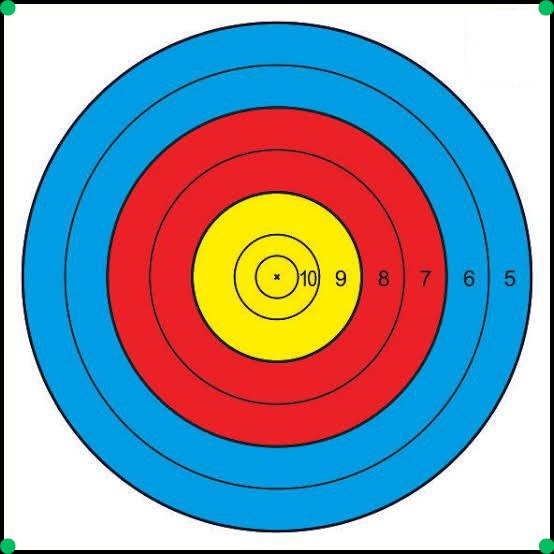
#> input picture image.png, 554 x 554 px, given in place of demo_raka.mp4, which was not available
$ python detect_color.py
#> lines starting #> are read from the running program, lines starting #| are printed output that depends on the picture; after the words box and inside, x2 and y2 are one past the last pixel; in counts of white or black regions, pixels touching at a corner belong together; pictures that were not available may be replaced by others from this repository, and a replacement may not be noted
import cv2
import numpy as np

def load_hsv_ranges(file_path):
#> called with file_path = 'param_tes/color1.txt'
    with open(file_path, 'r') as file:
#> (reads param_tes/color1.txt from the repository)
        lines = file.readlines()
        min_hue_temp = int(lines[0].split('=')[1])
        max_hue_temp = int(lines[1].split('=')[1])
        min_saturation_temp = int(lines[2].split('=')[1])
        max_saturation_temp = int(lines[3].split('=')[1])
        min_value_temp = int(lines[4].split('=')[1])
        max_value_temp = int(lines[5].split('=')[1])
    return min_hue_temp, max_hue_temp, min_saturation_temp, max_saturation_temp, min_value_temp, max_value_temp

def detect_color(hsv_frame, min_hue, max_hue, min_saturation, max_saturation, min_value, max_value):
    lower_bound = np.array([min_hue, min_saturation, min_value])
    upper_bound = np.array([max_hue, max_saturation, max_value])
    mask = cv2.inRange(hsv_frame, lower_bound, upper_bound)
    return mask

def main():
    min_hue_temp1, max_hue_temp1, min_saturation_temp1, max_saturation_temp1, min_value_temp1, max_value_temp1 = load_hsv_ranges("param_tes/color1.txt")
    min_hue_temp2, max_hue_temp2, min_saturation_temp2, max_saturation_temp2, min_value_temp2, max_value_temp2 = load_hsv_ranges("param_tes/color2.txt")
#> (reads param_tes/color2.txt from the repository)
    min_hue_temp3, max_hue_temp3, min_saturation_temp3, max_saturation_temp3, min_value_temp3, max_value_temp3 = load_hsv_ranges("param_tes/color3.txt")
#> (reads param_tes/color3.txt from the repository)
    min_hue_temp4, max_hue_temp4, min_saturation_temp4, max_saturation_temp4, min_value_temp4, max_value_temp4 = load_hsv_ranges("param_tes/color4.txt")
#> (reads param_tes/color4.txt from the repository)
    min_hue_temp5, max_hue_temp5, min_saturation_temp5, max_saturation_temp5, min_value_temp5, max_value_temp5 = load_hsv_ranges("param_tes/color5.txt")
    # min_hue_temp6, max_hue_temp6, min_saturation_temp6, max_saturation_temp6, min_value_temp6, max_value_temp6 = load_hsv_ranges("color6.txt")

    # Open camera
    cap = cv2.VideoCapture("demo_raka.mp4")

    while True:
        ret, frame = cap.read()
#> frame is the input picture: shape (554, 554, 3); mean B, G, R 165.9, 155, 144.6

        # Convert frame to HSV
        hsv_frame = cv2.cvtColor(frame, cv2.COLOR_BGR2HSV)
#> hsv_frame: shape (554, 554, 3); mean H, S, V 80.8, 161.4, 223

        # Detect color
        mask1 = detect_color(hsv_frame, min_hue_temp1, max_hue_temp1, min_saturation_temp1, max_saturation_temp1, min_value_temp1, max_value_temp1)
#> in detect_color, `mask = cv2.inRange(hsv_frame, lower_bound, upper_bound)`:
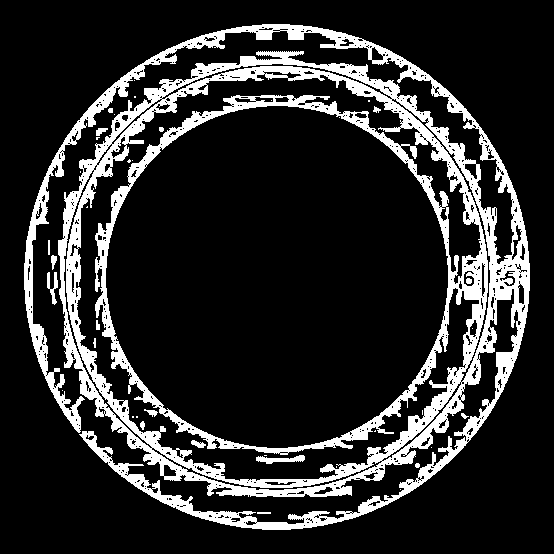
#> mask: shape (554, 554); 16.6% white; 39 white regions (21 under 20 px), largest, box (x1, y1, x2, y2) and area: (24, 24, 530, 530) 50001, (256, 455, 305, 464) 236, (47, 272, 58, 305) 167
        mask2 = detect_color(hsv_frame, min_hue_temp2, max_hue_temp2, min_saturation_temp2, max_saturation_temp2, min_value_temp2, max_value_temp2)
#> call 2 of detect_color, with min_hue = 0, max_hue = 179, min_saturation = 178, max_saturation = 233, min_value = 169, max_value = 250
#> in detect_color (call 2), `mask = cv2.inRange(hsv_frame, lower_bound, upper_bound)`:
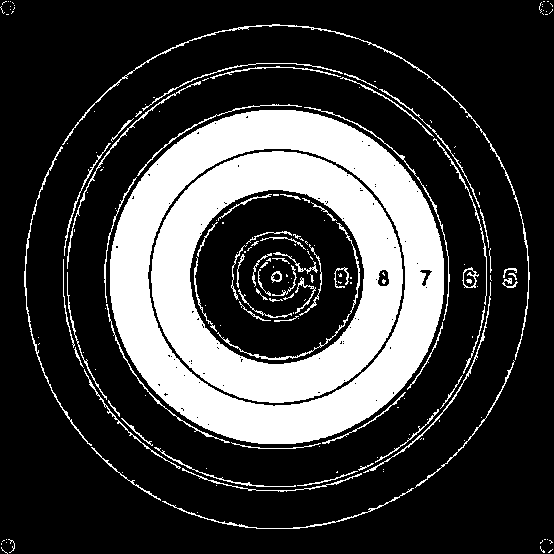
#> mask: shape (554, 554); 23.9% white; 188 white regions (117 under 20 px), largest, box (x1, y1, x2, y2) and area: (110, 110, 444, 444) 36195, (151, 151, 403, 403) 25875, (62, 24, 530, 360) 1201
        mask3 = detect_color(hsv_frame, min_hue_temp3, max_hue_temp3, min_saturation_temp3, max_saturation_temp3, min_value_temp3, max_value_temp3)
#> call 3 of detect_color, with min_hue = 19, max_hue = 30, min_saturation = 98, max_saturation = 222, min_value = 163, max_value = 255
#> in detect_color (call 3), `mask = cv2.inRange(hsv_frame, lower_bound, upper_bound)`:
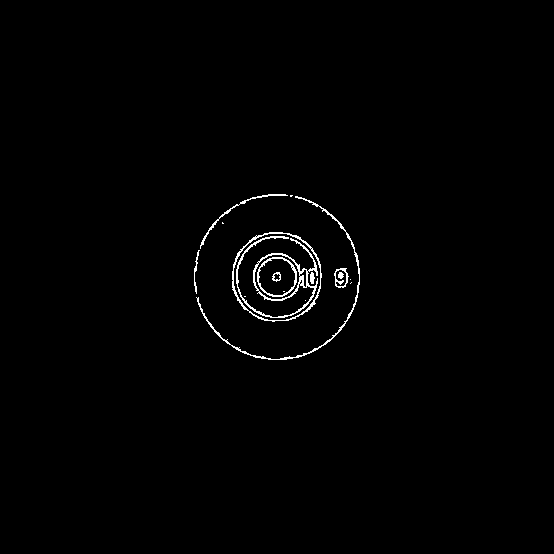
#> mask: shape (554, 554); 0.95% white in thin lines or dots, all inside (x1, y1, x2, y2) = (194, 194, 360, 360)
        mask4 = detect_color(hsv_frame, min_hue_temp4, max_hue_temp4, min_saturation_temp4, max_saturation_temp4, min_value_temp4, max_value_temp4)
#> call 4 of detect_color, with min_hue = 19, max_hue = 120, min_saturation = 7, max_saturation = 74, min_value = 126, max_value = 255
#> in detect_color (call 4), `mask = cv2.inRange(hsv_frame, lower_bound, upper_bound)`:
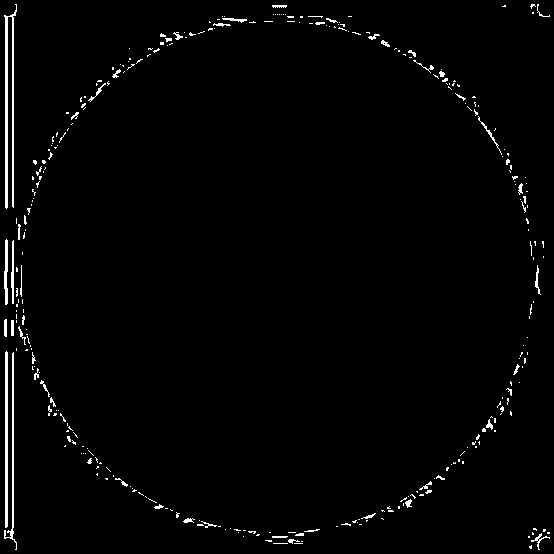
#> mask: shape (554, 554); 1.8% white in thin lines or dots
        mask5 = detect_color(hsv_frame, min_hue_temp5, max_hue_temp5, min_saturation_temp5, max_saturation_temp5, min_value_temp5, max_value_temp5)
#> in detect_color (call 5), `mask = cv2.inRange(hsv_frame, lower_bound, upper_bound)`: mask: shape (554, 554); every value is 0
        # mask6 = detect_color(hsv_frame, min_hue_temp6, max_hue_temp6, min_saturation_temp6, max_saturation_temp6, min_value_temp6, max_value_temp6)
        # combined_mask = cv2.bitwise_or(mask1, cv2.bitwise_or(mask2, cv2.bitwise_or(mask3, cv2.bitwise_or(mask4, cv2.bitwise_or(mask5, mask6)))))
        combined_mask = cv2.bitwise_or(mask1, cv2.bitwise_or(mask2, cv2.bitwise_or(mask3, cv2.bitwise_or(mask4, mask5))))
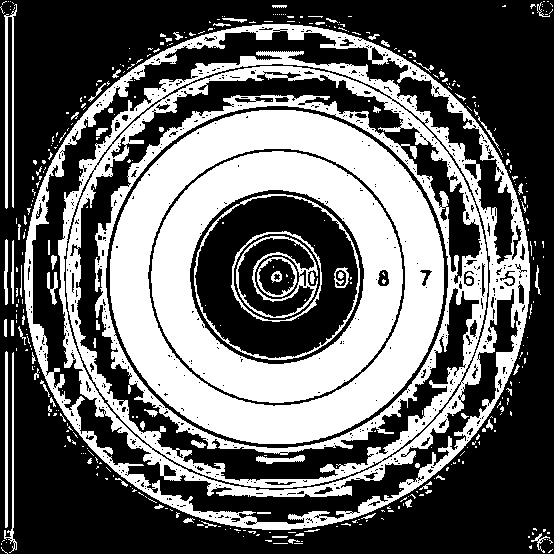
#> combined_mask: shape (554, 554); 39.9% white; 404 white regions (323 under 20 px), largest, box (x1, y1, x2, y2) and area: (24, 24, 530, 530) 50122, (110, 110, 444, 444) 36195, (151, 151, 403, 403) 25875
        arrow = cv2.bitwise_not(combined_mask)

        # Display result color
        cv2.imshow('Binary Mask1', mask1)
        cv2.imshow('Binary Mask2', mask2)
        cv2.imshow('Binary Mask3', mask3)
        cv2.imshow('Binary Mask4', mask4)
        cv2.imshow('Binary Mask5', mask5)
        # cv2.imshow('Binary Mask6', mask6)

        # Display result
        cv2.imshow('Combined Masks', combined_mask)
        cv2.imshow('arrow', arrow)
        cv2.imshow('Camera Feed', frame)

        # Exit on pressing 'q'
        if cv2.waitKey(1) & 0xFF == ord('q'):
#> (key q is pressed here)
            break

    cap.release()
    cv2.destroyAllWindows()

if __name__ == "__main__":
    main()
